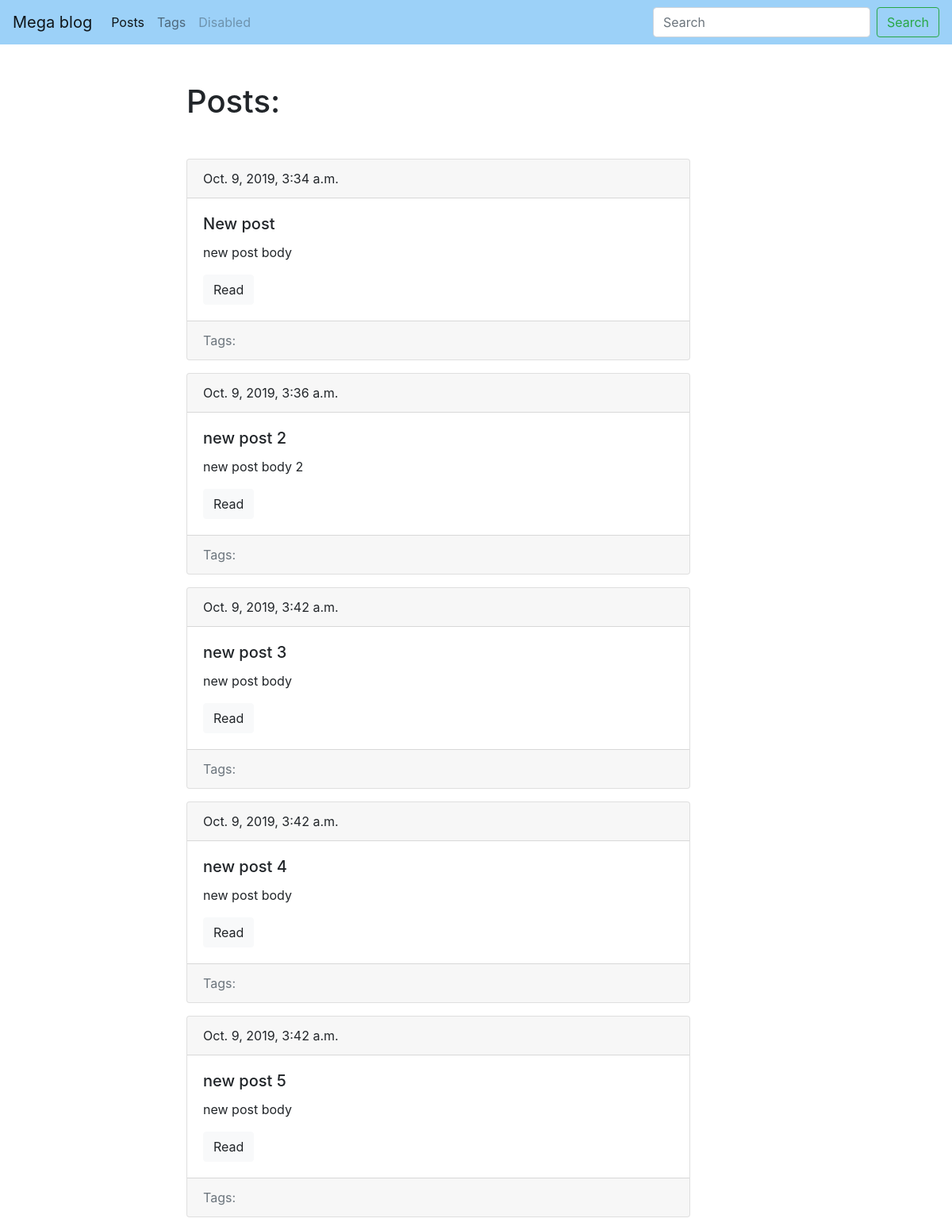
Page /blog/ on the earlier database version.
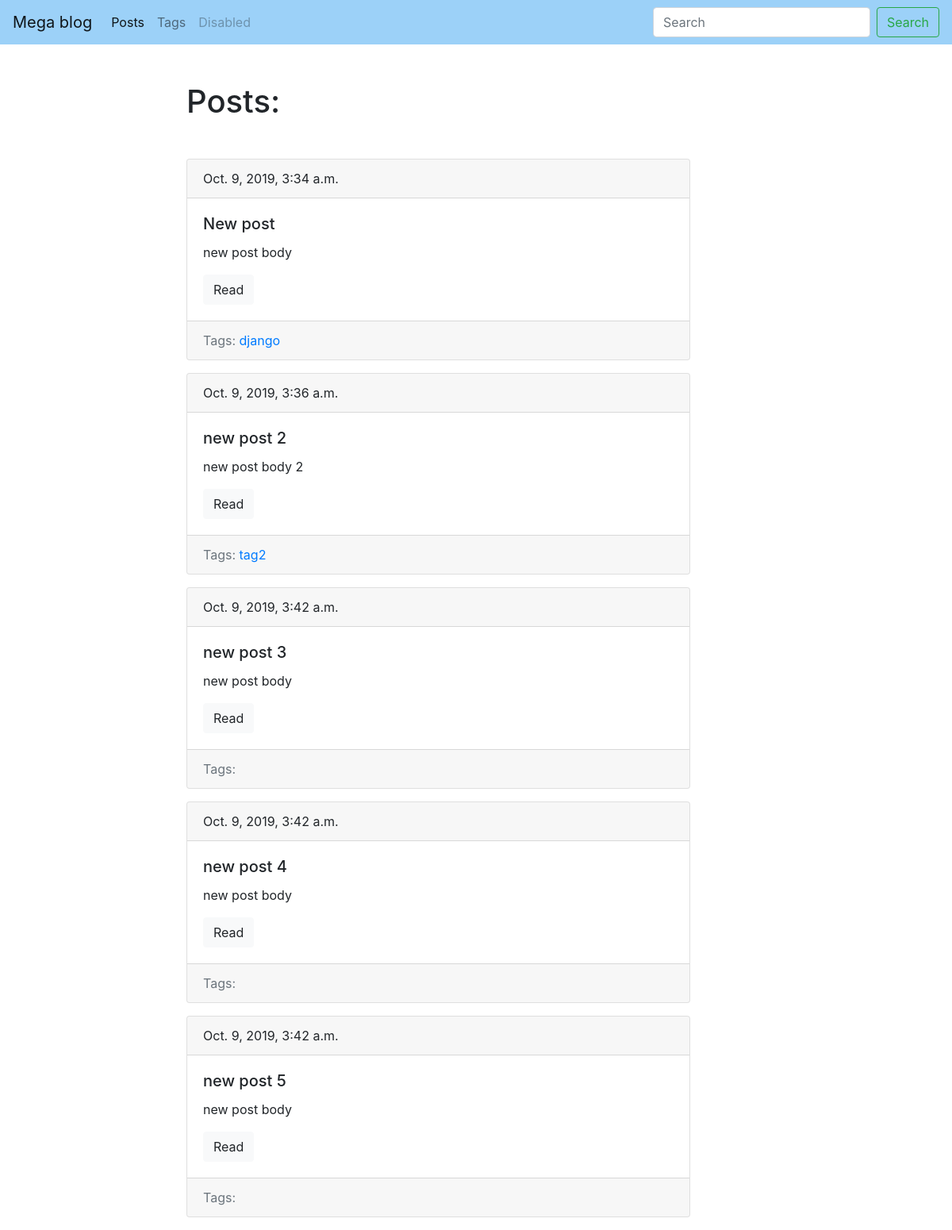
Same page on the later database version.
### blog/models.py (models this page shows, shortened)
class Post(models.Model):
    title = models.CharField(max_length=150, db_index=True)
    slug = models.SlugField(max_length=150, unique=True)
    body = models.TextField(blank=True, db_index=True)
    tags = models.ManyToManyField('Tag', blank=True, related_name='posts')
    date_pub = models.DateTimeField(auto_now_add=True)
    def get_absolute_url(self):
        return reverse('post_detail_url', kwargs={'slug': self.slug})

class Tag(models.Model):
    title = models.CharField(max_length=50)
    slug = models.SlugField(max_length=50, unique=True)
    def get_absolute_url(self):
        return reverse('tag_detail_url', kwargs={'slug': self.slug})

### blog/views.py (the view)
# urls.py: path('', posts_list, name='posts_list_url'),
def posts_list(request):
    posts = Post.objects.all()
    return render(request, 'blog/index.html', context={'posts': posts})

### blog/templates/blog/index.html (shortened to what this page needs)
{% extends "blog/base_blog.html" %}
{% block content %}
    <h1 class="mb-5">Posts:</h1>
    {% for post in posts %}
        {% include 'blog/includes/post_card_templates.html' %}
    {% endfor %}
{% endblock %}

### blog/templates/blog/base_blog.html
{% extends 'base.html' %}

### templates/base.html (shortened to what this page needs)
<!DOCTYPE html>
<html lang="en">
    <head>
        <link rel="stylesheet" href="https://stackpath.bootstrapcdn.com/bootstrap/4.3.1/css/bootstrap.min.css"
>
    </head>
    <body>
        <nav class="navbar navbar-expand-lg navbar-light" style="background-color: #9cd1f8;">
            <a class="navbar-brand" href="#">Mega blog</a>
            <div class="collapse navbar-collapse" id="navbarSupportedContent">
                <ul class="navbar-nav mr-auto">
                    <li class="nav-item active">
                        <a class="nav-link" href="{% url 'posts_list_url' %}">Posts</a>
                    </li>
                    <li class="nav-item">
                        <a class="nav-link" href="{% url 'tags_list_url' %}">Tags</a>
                    </li>
                    <li class="nav-item">
                        <a class="nav-link disabled" href="#" tabindex="-1" aria-disabled="true">Disabled</a>
                    </li>
                </ul>
                <form class="form-inline my-2 my-lg-0">
                    <input class="form-control mr-sm-2" type="search" placeholder="Search" aria-label="Search">
                    <button class="btn btn-outline-success my-2 my-sm-0" type="submit">Search</button>
                </form>
            </div>
        </nav>
        <div class="container mt-5">
            <div class="row">
                <div class="col-7 offset-md-2">
                    {% block content %}{% endblock %}
                </div>
            </div>
        </div>
    </body>
</html>

### blog/templates/blog/includes/post_card_templates.html
<div class="card mb-3">
    <div class="card-header">
        {{ post.date_pub }}
    </div>
    <div class="card-body">
        <h5 class="card-title">{{ post.title }}</h5>
        <p class="card-text">{{ post.body|truncatewords:15 }}</p>
        <a href="{{ post.get_absolute_url }}" class="btn btn-light">Read</a>
    </div>
    <div class="card-footer text-muted">
        Tags:
        {% for tag in post.tags.all %}
            <a href="{{ tag.get_absolute_url }}">{{ tag.title }}</a>
        {% endfor %}
    </div>
</div>

Differences in the rows shown:
added Tag: title "django", shown under Post "New post"
added Tag: title "tag2", shown under Post "new post 2"
